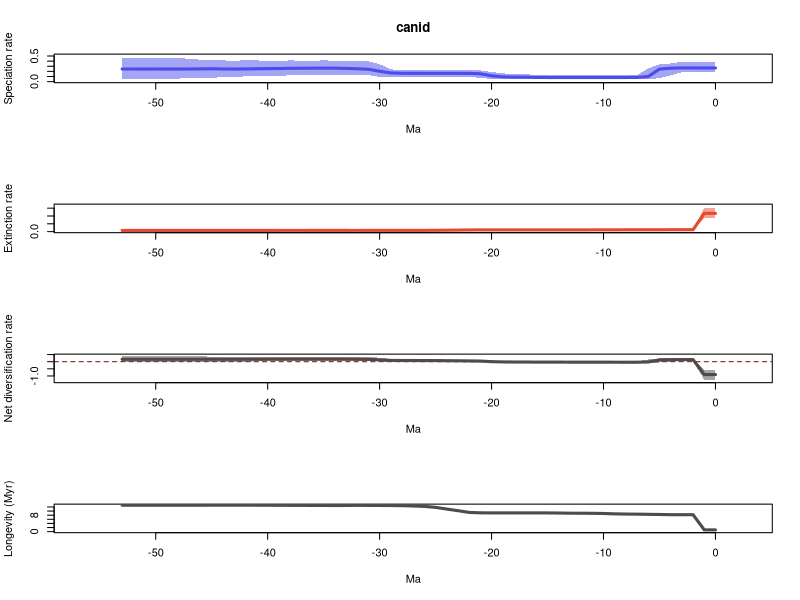

Reproduce this figure in R.
# 1 files combined:
# 	/home/eeb177-student/Desktop/eeb-177/lab-work/exercise-9/longer-pyrate-run/pyrate_mcmc_logs/canid_occ_1_marginal_rates.log

# 95% HPDs calculated using code from Biopy (https://www.cs.auckland.ac.nz/~yhel002/biopy/)

pdf(file='/home/eeb177-student/Desktop/eeb-177/lab-work/exercise-9/longer-pyrate-run/pyrate_mcmc_logs/canid_occ_1_marginal_rates_RTT.pdf',width=0.6*9, height=16.8)
par(mfrow=c(4,1))
library(scales)
L_hpd_m95=c(0.186140347079, 0.186140347079,0.184832270126,0.184832270126,0.120820292389,0.067896098123,0.0422323055171,0.0451826947397,0.04630407511,0.0475565391217,0.0475565391217,0.0475565391217,0.0449431567602,0.0449431567602,0.0475565391217,0.0475565391217,0.0479019229743,0.0512569372085,0.0512569372085,0.0527790249717,0.0537077399729,0.0736306362735,0.0913719670443,0.0913719670443,0.0913719670443,0.0913719670443,0.0913719670443,0.0913719670443,0.0913719670443,0.0847359488704,0.0913922542489,0.128241908431,0.128241908431,0.13012235202,0.124322381423,0.136097388655,0.124322381423,0.124322381423,0.125795099483,0.109794591228,0.106894245067,0.106894245067,0.103028181511,0.0903422921655,0.0851218340541,0.0757653260219,0.0618990332473,0.0653829629842,0.0598773971269,0.0575361421873,0.0568895648167,0.0541433951279,0.0512042672863,0.0512042672863)
L_hpd_M95=c(0.38761228124, 0.38761228124,0.384757684824,0.388414690101,0.355634847482,0.335734472037,0.260359001108,0.1289762961,0.12674919947,0.12674919947,0.126591466701,0.126413574518,0.123069975263,0.123363593554,0.126413574518,0.127102586293,0.131752902527,0.145653066427,0.148343797454,0.161833141453,0.189382335644,0.218332429199,0.21857857703,0.218332429199,0.218332429199,0.218332429199,0.218445954883,0.218532598416,0.221245689906,0.240451444747,0.340986180638,0.395108838212,0.397706724686,0.404135175153,0.405664377343,0.41623376595,0.405664377343,0.407595492559,0.414856290753,0.404324797693,0.406919894313,0.414246555199,0.416825798116,0.408281050312,0.414163385209,0.427277112375,0.42917629614,0.44462497772,0.461680970355,0.469400688723,0.469400688723,0.469400688723,0.469400688723,0.469400688723)
M_hpd_m95=c(0.880275071771, 0.880275071771,0.087495867187,0.087495867187,0.0853859298297,0.0876130549666,0.0876130549666,0.0866550275661,0.0867268221016,0.08165833686,0.0830199789077,0.0809850696934,0.0816568810209,0.0816568810209,0.0824157907913,0.0830199789077,0.0830199789077,0.0830199789077,0.082471166376,0.0816568810209,0.0816568810209,0.0795903150512,0.0714702704943,0.0504790458849,0.0453064207238,0.041183699475,0.0388914837637,0.0395992501209,0.0395992501209,0.0398180030475,0.0395992501209,0.0388706055317,0.0385545973048,0.0385545973048,0.0385956052899,0.0382302748104,0.0378131674323,0.0376080668523,0.0368409400943,0.0368409400943,0.0360829828663,0.0360829828663,0.0345111710761,0.0350198565917,0.0350198565917,0.0345111710761,0.0347709056418,0.0347709056418,0.0347709056418,0.0347709056418,0.0347709056418,0.0347709056418,0.0347709056418,0.0347709056418)
M_hpd_M95=c(1.53756681565, 1.53756681565,0.168460200871,0.168460200871,0.165700160708,0.16509181756,0.163086970877,0.160008130138,0.159915355571,0.153371987568,0.146030118489,0.141040057684,0.139526726898,0.139526726898,0.13758134611,0.137975859727,0.13758134611,0.13758134611,0.137324837307,0.137109576818,0.13758134611,0.13758134611,0.140482859887,0.132787038668,0.128415256806,0.12255221681,0.117986859163,0.117986859163,0.117799480289,0.117799480289,0.117758643734,0.117694716807,0.117641446259,0.117799480289,0.117986859163,0.117986859163,0.117641446259,0.117986859163,0.117641446259,0.117758643734,0.117758643734,0.117986859163,0.117230560104,0.117799480289,0.117799480289,0.117230560104,0.117641446259,0.117641446259,0.117641446259,0.117641446259,0.117641446259,0.117641446259,0.117641446259,0.117641446259)
R_hpd_m95=c(-1.26939666917, -1.26939666917,0.0372261768745,0.0372261768745,0.00187647344257,-0.0537511070329,-0.103233105055,-0.100909667536,-0.0927758856609,-0.0910319167086,-0.080482327691,-0.0804574407982,-0.0780505777457,-0.07777176516,-0.07777176516,-0.0775236167037,-0.0729295619092,-0.0707269839732,-0.0719439421146,-0.0697803433341,-0.0668229002699,-0.0404240991601,-0.0169942845858,-0.0141252895388,-0.00805188219959,0.00348159392638,0.00317016927102,0.00737889103557,0.00616011310331,0.00317016927102,0.0136802118627,0.0357307082674,0.0365199137852,0.0371638454821,0.0471437826464,0.0357307082674,0.0365199137852,0.0335559014293,0.036380848683,0.0231614408236,0.0231614408236,0.0231614408236,0.000429269749402,0.00911859528009,0.000632084996899,-0.00737629628834,-0.018003166751,-0.0260423297523,-0.0201638337021,-0.0344518656051,-0.0248842969871,-0.0248842969871,-0.0266186059936,-0.0266186059936)
R_hpd_M95=c(-0.588654000209, -0.588654000209,0.259622403121,0.262367379896,0.256057896326,0.231233278825,0.157364561822,0.0202013316867,0.0216154337442,0.0202013316867,0.0273093445393,0.0231736336728,0.0216154337442,0.0216154337442,0.0202013316867,0.0215011961245,0.0298592913599,0.0421902397017,0.0451668707206,0.0604924767745,0.0885719783725,0.116996539208,0.131336245308,0.135294302587,0.147082937445,0.161787951775,0.158942929894,0.163063966257,0.163063966257,0.188462537468,0.283056754582,0.325817395708,0.325817395708,0.334156450272,0.349762505847,0.334156450272,0.334156450272,0.334156450272,0.341751268738,0.333746087962,0.34360877933,0.353628383296,0.336555690924,0.34890459234,0.34890459234,0.361506692725,0.368772937172,0.37109908789,0.401147610447,0.401927978409,0.413338917071,0.415454068691,0.415454068691,0.415454068691)
L_mean=c(0.267006320776, 0.267006320776,0.2671742198,0.267303982064,0.262229587889,0.244704816144,0.0999917702892,0.0820659386022,0.0810017301211,0.0805194344204,0.0804485536461,0.080435323642,0.080458775073,0.0805211665222,0.0807087633551,0.0809737949362,0.0822916932996,0.086271120925,0.0878501230516,0.0935607728988,0.113735915908,0.153715111871,0.161006566111,0.161777068185,0.161829876154,0.161865228274,0.161873269727,0.162100589907,0.163148187446,0.169824466008,0.202012128918,0.241205288608,0.251156174396,0.257983779882,0.26247016886,0.262338867185,0.262120052349,0.261230185856,0.25927201305,0.256042134731,0.253828625675,0.250960871077,0.247800429402,0.246004677021,0.24730527986,0.251358357145,0.248839536443,0.246759496066,0.245402120335,0.245946481116,0.24663986708,0.246307629294,0.24653259294,0.24653259294)
M_mean=c(1.16808980787, 1.16808980787,0.121442925382,0.121439412828,0.121287235881,0.11981803835,0.118754494711,0.117593237368,0.116939262856,0.115578057636,0.113281914721,0.11220564853,0.111545458798,0.111465997601,0.110404998134,0.109902526086,0.109593156548,0.109569540571,0.109543157272,0.109833667988,0.109792262862,0.109309316202,0.106979922916,0.0980536002276,0.0910757037482,0.0846332064582,0.0814156726219,0.0800884607856,0.0791131754075,0.0786760204198,0.0785149987798,0.0784417883681,0.0780719090632,0.0785143831571,0.0786337797906,0.0785116487568,0.07844473243,0.0782177071557,0.0781582352738,0.0780898733371,0.0778787967763,0.077754654357,0.0776666104904,0.0777024468645,0.0777024468645,0.0777048794939,0.0777833605112,0.0777833605112,0.0777833605112,0.0777833605112,0.0777833605112,0.0777833605112,0.0777833605112,0.0777833605112)
R_mean=c(-0.901083487099, -0.901083487099,0.145731294419,0.145864569236,0.140942352009,0.124886777794,-0.0187627244221,-0.0355272987658,-0.035937532735,-0.0350586232152,-0.0328333610747,-0.031770324888,-0.0310866837254,-0.030944831079,-0.0296962347789,-0.0289287311498,-0.0273014632481,-0.0232984196458,-0.0216930342204,-0.0162728950897,0.00394365304635,0.0444057956697,0.0540266431955,0.063723467957,0.0707541724054,0.0772320218157,0.0804575971056,0.0820121291214,0.0840350120383,0.0911484455877,0.123497130138,0.16276350024,0.173084265333,0.179469396724,0.183836389069,0.183827218428,0.183675319919,0.183012478701,0.181113777776,0.177952261394,0.175949828898,0.17320621672,0.170133818912,0.168302230157,0.169602832996,0.173653477651,0.171056175932,0.168976135555,0.167618759823,0.168163120605,0.168856506568,0.168524268783,0.168749232429,0.168749232429)
trans=0.5
age=(0:(54-1))* -1
plot(age,age,type = 'n', ylim = c(0, 0.516340757596), xlim = c(-56.7,2.7), ylab = 'Speciation rate', xlab = 'Ma',main='canid' )
polygon(c(age, rev(age)), c(L_hpd_M95, rev(L_hpd_m95)), col = alpha("#4c4cec",trans), border = NA)
lines(rev(age), rev(L_mean), col = "#4c4cec", lwd=3)
plot(age,age,type = 'n', ylim = c(0, 1.69132349721), xlim = c(-56.7,2.7), ylab = 'Extinction rate', xlab = 'Ma' )
polygon(c(age, rev(age)), c(M_hpd_M95, rev(M_hpd_m95)), col = alpha("#e34a33",trans), border = NA)
lines(rev(age), rev(M_mean), col = "#e34a33", lwd=3)
plot(age,age,type = 'n', ylim = c(-1.39633633609, 0.45699947556), xlim = c(-56.7,2.7), ylab = 'Net diversification rate', xlab = 'Ma' )
abline(h=0,lty=2,col="darkred")
polygon(c(age, rev(age)), c(R_hpd_M95, rev(R_hpd_m95)), col = alpha("#504A4B",trans), border = NA)
lines(rev(age), rev(R_mean), col = "#504A4B", lwd=3)
plot(age,age,type = 'n', ylim = c(0, max(1/M_mean)), xlim = c(-56.7,2.7), ylab = 'Longevity (Myr)', xlab = 'Ma' )
lines(rev(age), rev(1/M_mean), col = "#504A4B", lwd=3)
n <- dev.off()